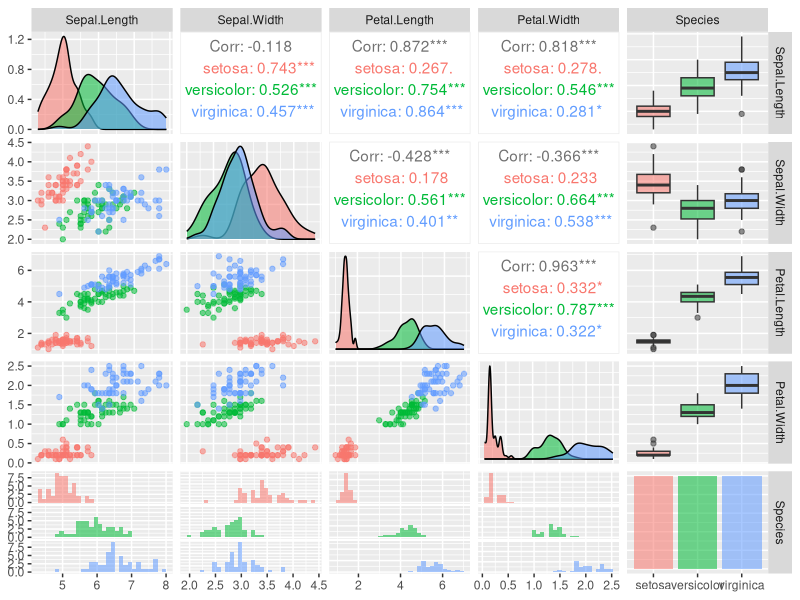
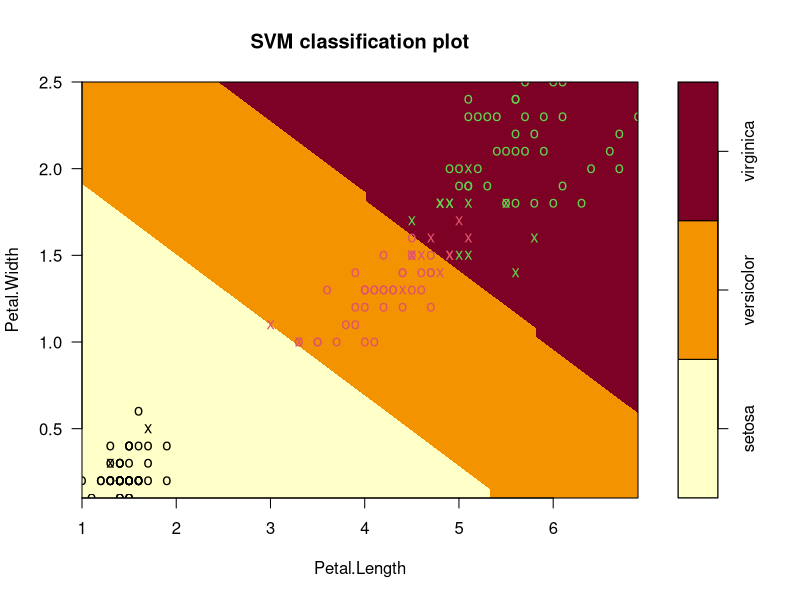
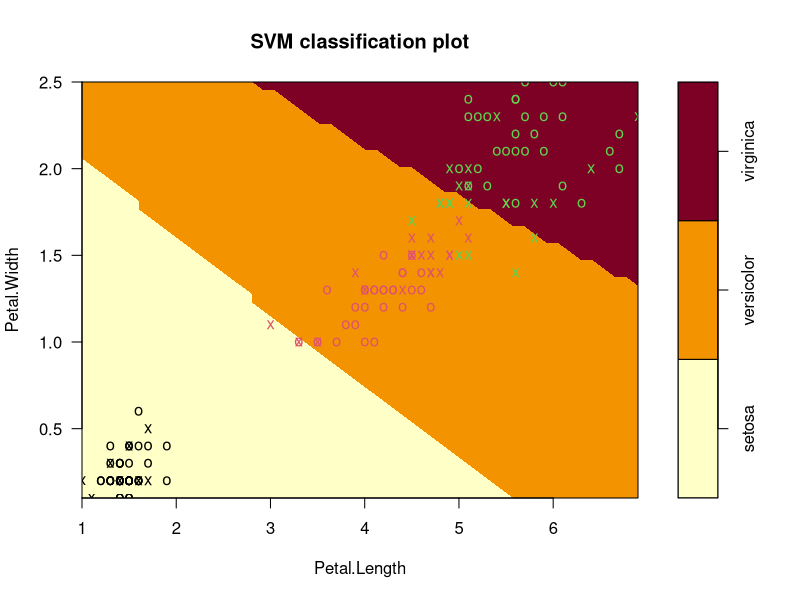
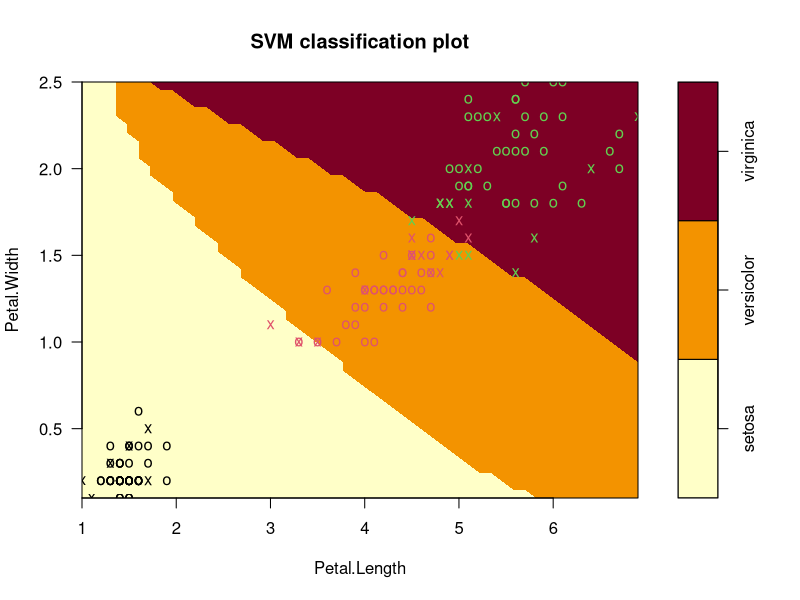

These charts were generated, in order, by the following R code:
## ---- chunk 1
knitr::opts_chunk$set(echo = TRUE, warning = FALSE)
## ---- chunk 2
library("e1071")
library(GGally)
library(ggplot2)
library(caret)
## ---- chunk 3
data("iris")
head(iris, n = 5)
ggpairs(iris, ggplot2::aes(colour = Species, alpha = 0.4))
## ---- chunk 4
svm_model <- svm(
  Species ~ ., 
  data = iris,
  kernel = "linear"
)
## ---- chunk 5
plot(
  svm_model,
  data = iris,
  Petal.Width ~ Petal.Length,
  slice = list(Sepal.Width = 3, Sepal.Length = 4)
)
## ---- chunk 6
pred = predict(svm_model, iris)
confusionMatrix(as.factor(iris[[5]]), as.factor(pred))$tabl
mean(ifelse(iris[[5]] == pred, 0, 1))
## ---- chunk 7
svm_model = svm(
  Species ~ ., 
  data=iris,
  kernel = "radial"
)
## ---- chunk 8
plot(
  svm_model, 
  data = iris,
  Petal.Width ~ Petal.Length,
  slice = list(Sepal.Width = 3, Sepal.Length = 4) 
)
## ---- chunk 9
pred = predict(svm_model, iris)
confusionMatrix(as.factor(iris[[5]]), as.factor(pred))$tabl
mean(ifelse(iris[[5]] == pred, 0, 1))
## ---- chunk 10
tmodel = tune(
  svm,
  Species~., 
  data = iris,
  ranges = list(epsilon = seq(0,1,0.1), cost = 2^(2:7))
)
best_model <- tmodel$best.model
best_model
## ---- chunk 11
plot(
  best_model, 
  data = iris,
  Petal.Width ~ Petal.Length,
  slice = list(Sepal.Width = 3, Sepal.Length = 4)  
)
## ---- chunk 12
pred_best_model = predict(best_model,iris)
confusionMatrix(as.factor(iris[[5]]), as.factor(pred_best_model))$tabl
mean(ifelse(iris[[5]] == pred_best_model, 0, 1))
